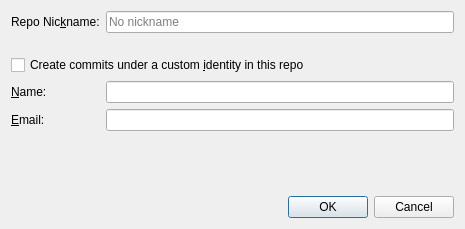
<?xml version="1.0" encoding="UTF-8"?>
<ui version="4.0">
 <class>RepoSettingsDialog</class>
 <widget class="QDialog" name="RepoSettingsDialog">
  <property name="geometry">
   <rect>
    <x>0</x>
    <y>0</y>
    <width>465</width>
    <height>229</height>
   </rect>
  </property>
  <property name="windowTitle">
   <string>Repo Settings for {repo}</string>
  </property>
  <layout class="QFormLayout" name="formLayout">
   <property name="fieldGrowthPolicy">
    <enum>QFormLayout::ExpandingFieldsGrow</enum>
   </property>
   <item row="0" column="0">
    <widget class="QLabel" name="nicknameLabel">
     <property name="text">
      <string>Repo Nic&amp;kname:</string>
     </property>
     <property name="buddy">
      <cstring>nicknameEdit</cstring>
     </property>
    </widget>
   </item>
   <item row="0" column="1">
    <widget class="QLineEdit" name="nicknameEdit">
     <property name="toolTip">
      <string>This nickname will appear within {app} in tab names, menus, etc. It does not change the actual name of the repo’s directory. Leave blank to clear the nickname.</string>
     </property>
     <property name="placeholderText">
      <string>No nickname</string>
     </property>
     <property name="clearButtonEnabled">
      <bool>true</bool>
     </property>
    </widget>
   </item>
   <item row="1" column="0">
    <spacer name="verticalSpacer">
     <property name="orientation">
      <enum>Qt::Vertical</enum>
     </property>
     <property name="sizeType">
      <enum>QSizePolicy::Fixed</enum>
     </property>
     <property name="sizeHint" stdset="0">
      <size>
       <width>20</width>
       <height>10</height>
      </size>
     </property>
    </spacer>
   </item>
   <item row="2" column="0" colspan="2">
    <widget class="QCheckBox" name="localIdentityCheckBox">
     <property name="text">
      <string>Create commits under a custom &amp;identity in this repo</string>
     </property>
    </widget>
   </item>
   <item row="3" column="0">
    <widget class="QLabel" name="nameLabel">
     <property name="text">
      <string>&amp;Name:</string>
     </property>
     <property name="buddy">
      <cstring>nameEdit</cstring>
     </property>
    </widget>
   </item>
   <item row="3" column="1">
    <widget class="QLineEdit" name="nameEdit"/>
   </item>
   <item row="4" column="0">
    <widget class="QLabel" name="emailLabel">
     <property name="text">
      <string>&amp;Email:</string>
     </property>
     <property name="buddy">
      <cstring>emailEdit</cstring>
     </property>
    </widget>
   </item>
   <item row="4" column="1">
    <widget class="QLineEdit" name="emailEdit"/>
   </item>
   <item row="5" column="0">
    <spacer name="verticalSpacer_2">
     <property name="orientation">
      <enum>Qt::Vertical</enum>
     </property>
     <property name="sizeHint" stdset="0">
      <size>
       <width>20</width>
       <height>40</height>
      </size>
     </property>
    </spacer>
   </item>
   <item row="6" column="0" colspan="2">
    <widget class="QDialogButtonBox" name="buttonBox">
     <property name="orientation">
      <enum>Qt::Horizontal</enum>
     </property>
     <property name="standardButtons">
      <set>QDialogButtonBox::Cancel|QDialogButtonBox::Ok</set>
     </property>
    </widget>
   </item>
  </layout>
 </widget>
 <resources/>
 <connections>
  <connection>
   <sender>buttonBox</sender>
   <signal>accepted()</signal>
   <receiver>RepoSettingsDialog</receiver>
   <slot>accept()</slot>
   <hints>
    <hint type="sourcelabel">
     <x>257</x>
     <y>400</y>
    </hint>
    <hint type="destinationlabel">
     <x>157</x>
     <y>274</y>
    </hint>
   </hints>
  </connection>
  <connection>
   <sender>buttonBox</sender>
   <signal>rejected()</signal>
   <receiver>RepoSettingsDialog</receiver>
   <slot>reject()</slot>
   <hints>
    <hint type="sourcelabel">
     <x>325</x>
     <y>400</y>
    </hint>
    <hint type="destinationlabel">
     <x>286</x>
     <y>274</y>
    </hint>
   </hints>
  </connection>
  <connection>
   <sender>localIdentityCheckBox</sender>
   <signal>toggled(bool)</signal>
   <receiver>nameLabel</receiver>
   <slot>setEnabled(bool)</slot>
   <hints>
    <hint type="sourcelabel">
     <x>97</x>
     <y>69</y>
    </hint>
    <hint type="destinationlabel">
     <x>83</x>
     <y>101</y>
    </hint>
   </hints>
  </connection>
  <connection>
   <sender>localIdentityCheckBox</sender>
   <signal>toggled(bool)</signal>
   <receiver>nameEdit</receiver>
   <slot>setEnabled(bool)</slot>
   <hints>
    <hint type="sourcelabel">
     <x>236</x>
     <y>72</y>
    </hint>
    <hint type="destinationlabel">
     <x>232</x>
     <y>90</y>
    </hint>
   </hints>
  </connection>
  <connection>
   <sender>localIdentityCheckBox</sender>
   <signal>toggled(bool)</signal>
   <receiver>emailLabel</receiver>
   <slot>setEnabled(bool)</slot>
   <hints>
    <hint type="sourcelabel">
     <x>50</x>
     <y>72</y>
    </hint>
    <hint type="destinationlabel">
     <x>96</x>
     <y>128</y>
    </hint>
   </hints>
  </connection>
  <connection>
   <sender>localIdentityCheckBox</sender>
   <signal>toggled(bool)</signal>
   <receiver>emailEdit</receiver>
   <slot>setEnabled(bool)</slot>
   <hints>
    <hint type="sourcelabel">
     <x>333</x>
     <y>67</y>
    </hint>
    <hint type="destinationlabel">
     <x>225</x>
     <y>127</y>
    </hint>
   </hints>
  </connection>
 </connections>
</ui>
